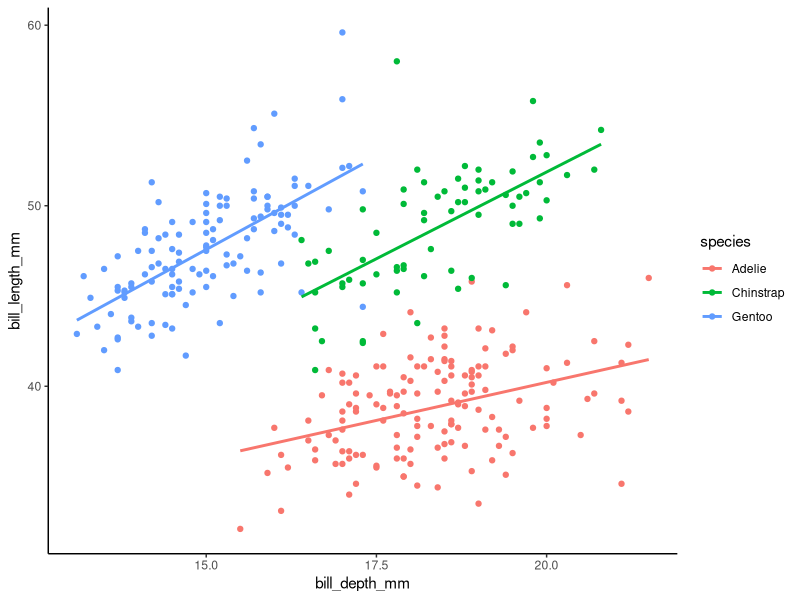

This chart was generated by the following R code:
## ---- chunk 1
#| echo: false
#| message: false
#| warning: false
require(palmerpenguins)
require(patchwork)
require(tidyverse)
## ---- chunk 2
#| echo: false
#| message: false
require(palmerpenguins)
require(patchwork)

penguins %>% 
  drop_na() %>% 
  ggplot(aes(x=bill_depth_mm, 
             y=bill_length_mm, 
             color=species)) + 
  geom_point() + 
  geom_smooth(method="lm", se = F) + 
  theme_classic()

